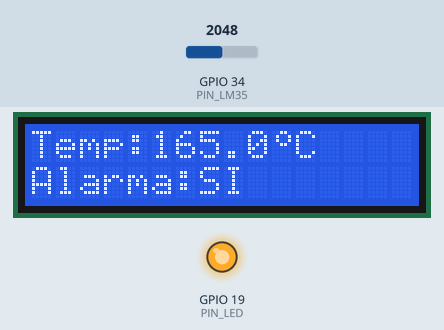
A sketch run on a simulated ESP32. On the bench: 16×2 character LCD, output pins drawn as LEDs (lit = HIGH). The inputs (shaded band) are chosen by the test bench; at power-on: GPIO 34 (PIN_LM35) = 2048. What the sketch prints to the serial monitor is not drawn.

Above: at 1.2 s.
1.3 s: GPIO 34 (PIN_LM35) set to 338
At 3.3 s:
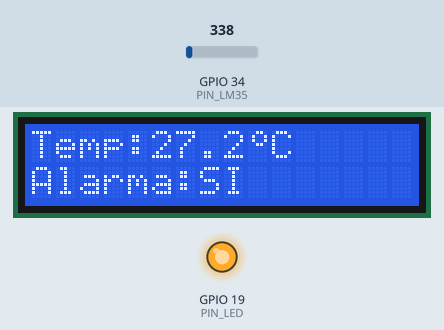
3.5 s: GPIO 34 (PIN_LM35) set to 289
At 5.3 s:
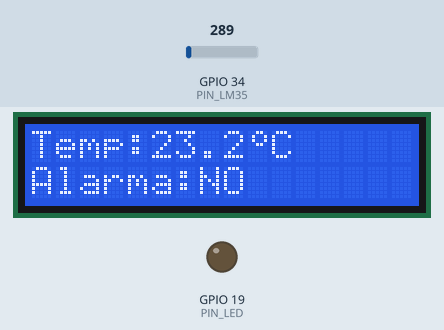
6.0 s: GPIO 34 (PIN_LM35) set to 491
At 8.4 s:
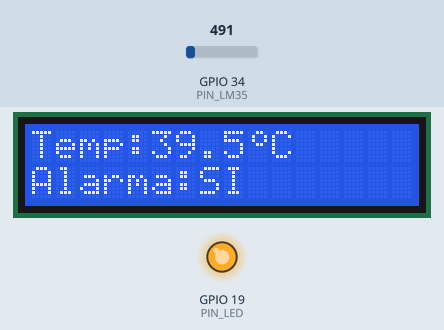
Timing chart, 0 to 9.9 s (numbered marks = the images above; inputs shaded):
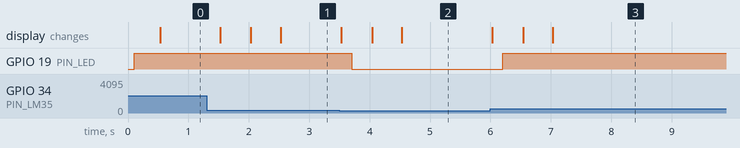

Measured:
- the behaviour switches between 324 and 323 on GPIO 34 (PIN_LM35) (found by bisection; images 1 and 2)
- after the input at 1.3 s, the display: first changes after 0.23 s (image 1 shows a later state)
- after the input at 3.5 s, GPIO 19 (PIN_LED): HIGH → LOW after 0.20 s; the display: first changes at once (image 2 shows a later state)
- after the input at 6.0 s, GPIO 19 (PIN_LED): LOW → HIGH after 0.20 s; the display: first changes at once (image 3 shows a later state)

The sketch:

Parte_C_Monitor_LCD.ino
```cpp
#include <Wire.h>
#include <LiquidCrystal_I2C.h>

const int PIN_LM35 = 34;
const int PIN_LED  = 19;
const uint8_t DIR_LCD = 0x27; // Cambiar a 0x3F si tu escáner mostró esa dirección

const int N = 10;
const unsigned long PERIODO_MUESTREO_MS = 100;
const unsigned long PERIODO_LCD_MS      = 500;

// Umbrales de histéresis (ajustar a 27.0 / 25.0 si no alcanzas 28 °C)
const float T_ON  = 28.0f;
const float T_OFF = 26.0f;

LiquidCrystal_I2C lcd(DIR_LCD, 16, 2);

// Carácter personalizado para el símbolo de grado (°)
byte gradoChar[8] = {
  0b00110,
  0b01001,
  0b01001,
  0b00110,
  0b00000,
  0b00000,
  0b00000,
  0b00000
};

float bufferCircular[N];
int indice = 0;
int muestrasValidas = 0;
bool alarmaActiva = false;

unsigned long ultimoMuestreo = 0;
unsigned long ultimaLcd = 0;

void setup() {
  Serial.begin(115200);
  pinMode(PIN_LED, OUTPUT);
  digitalWrite(PIN_LED, LOW);

  analogSetAttenuation(ADC_0db);
  analogReadMilliVolts(PIN_LM35);

  Wire.begin(21, 22);
  lcd.init();
  lcd.backlight();
  lcd.createChar(0, gradoChar);
}

void loop() {
  unsigned long ahora = millis();

  // Muestreo y filtro cada 100 ms
  if (ahora - ultimoMuestreo >= PERIODO_MUESTREO_MS) {
    ultimoMuestreo = ahora;

    uint32_t mv = analogReadMilliVolts(PIN_LM35);
    float tempCruda = mv / 10.0f;

    bufferCircular[indice] = tempCruda;
    indice = (indice + 1) % N;
    if (muestrasValidas < N) {
      muestrasValidas++;
    }

    float suma = 0.0f;
    for (int i = 0; i < muestrasValidas; i++) {
      suma += bufferCircular[i];
    }
    float tempFiltrada = suma / muestrasValidas;

    // Lógica de histéresis
    if (!alarmaActiva && tempFiltrada >= T_ON) {
      alarmaActiva = true;
    } else if (alarmaActiva && tempFiltrada <= T_OFF) {
      alarmaActiva = false;
    }

    digitalWrite(PIN_LED, alarmaActiva ? HIGH : LOW);

    // Salida serie para monitoreo
    Serial.print("T_cruda:");
    Serial.print(tempCruda, 2);
    Serial.print(",T_filtrada:");
    Serial.print(tempFiltrada, 2);
    Serial.print(",Alarma:");
    Serial.println(alarmaActiva ? 1 : 0);

    // Actualizar LCD cada 500 ms sin lcd.clear()
    if (ahora - ultimaLcd >= PERIODO_LCD_MS) {
      ultimaLcd = ahora;

      // Fila 0: Temp:XX.X°C
      lcd.setCursor(0, 0);
      lcd.print("Temp:");
      lcd.print(tempFiltrada, 1);
      lcd.write((uint8_t)0);
      lcd.print("C   "); // Espacios para borrar residuos previos

      // Fila 1: Alarma:SI o Alarma:NO
      lcd.setCursor(0, 1);
      lcd.print("Alarma:");
      lcd.print(alarmaActiva ? "SI" : "NO");
      lcd.print("     "); // Espacios para limpiar restos anteriores
    }
  }
}
```
